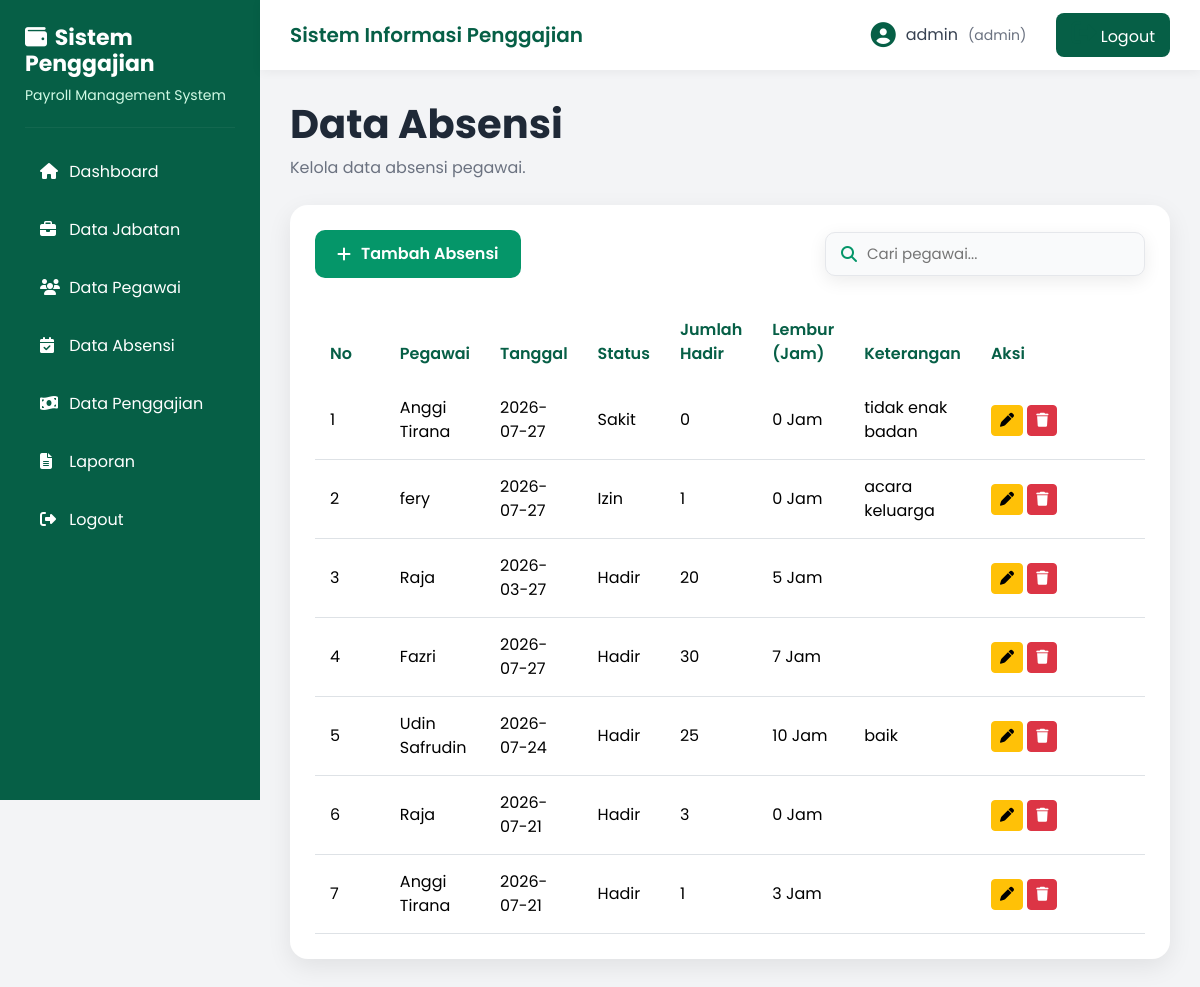
Page /admin/absensi/index.php (signed in) on the committed database.
### tables this page shows
CREATE TABLE `absensi` (
  `id_absensi` int(11) NOT NULL,
  `id_pegawai` int(11) NOT NULL,
  `tanggal_absensi` date NOT NULL,
  `jumlah_hadir` int(11) NOT NULL,
  `lembur_jam` int(11) DEFAULT 0,
  `keterangan` varchar(100) DEFAULT NULL,
  `status_absensi` enum('Hadir','Izin','Sakit','Alpa') NOT NULL DEFAULT 'Hadir'
);

CREATE TABLE `pegawai` (
  `id_pegawai` int(11) NOT NULL,
  `nip` varchar(20) NOT NULL,
  `nama_pegawai` varchar(100) NOT NULL,
  `alamat` text NOT NULL,
  `no_hp` varchar(15) DEFAULT NULL,
  `tanggal_masuk` date NOT NULL,
  `id_jabatan` int(11) NOT NULL,
  `status_pernikahan` enum('Single','Menikah') NOT NULL DEFAULT 'Single'
);

### admin/absensi/index.php (the view, shortened to what this page needs)
<?php
include '../../config/koneksi.php';
$query = mysqli_query($koneksi,"
SELECT
absensi.*,
pegawai.nama_pegawai
FROM absensi
JOIN pegawai
ON absensi.id_pegawai = pegawai.id_pegawai
ORDER BY id_absensi DESC
");
include '../../template/header.php';
include '../../template/sidebar.php';
include '../../template/navbar.php';
?>
<div class="content">
    <div class="page-title">
    <h2>Data Absensi</h2>
    <p>Kelola data absensi pegawai.</p>
</div>
    <div class="card-custom">
        <div class="toolbar">
            <a href="#"
                class="btn-tambah"
                data-bs-toggle="modal"
                data-bs-target="#modalAbsensi">
                <i class="fas fa-plus"></i>
                    Tambah Absensi
            </a>
            <div class="search-box">
                <i class="fas fa-search"></i>
                <input
                type="text"
                placeholder="Cari pegawai...">
            </div>
        </div>
        <table class="table table-hover">
            <thead>
<tr>
    <th width="70">No</th>
    <th>Pegawai</th>
<th>Tanggal</th>
<th>Status</th>
<th>Jumlah Hadir</th>
    <th>Lembur (Jam)</th>
    <th>Keterangan</th>
    <th width="170">Aksi</th>
</tr>
</thead>
<tbody>
<?php
$no = 1;
while($row = mysqli_fetch_assoc($query)){
?>
<tr>
    <td><?= $no++; ?></td>
    <td><?= $row['nama_pegawai']; ?></td>
<td><?= $row['tanggal_absensi']; ?></td>
<td><?= $row['status_absensi']; ?></td>
<td><?= $row['jumlah_hadir']; ?></td>
    <td><?= $row['lembur_jam']; ?> Jam</td>
    <td><?= $row['keterangan']; ?></td>
   <td>
    <a
        href="edit.php?id=<?= $row['id_absensi']; ?>"
        class="btn btn-warning btn-sm">
        <i class="fas fa-pen"></i>
    </a>
    <a
        href="proses_hapus.php?id=<?= $row['id_absensi']; ?>"
        class="btn btn-danger btn-sm btn-hapus">
        <i class="fas fa-trash"></i>
    </a>
</td>
</tr>
<?php } ?>
</tbody>
        </table>
    </div>
</div>
<?php
include '../../template/footer.php';
?>

### template/header.php (shortened to what this page needs)
<!DOCTYPE html>
<html lang="id">
<head>
    <link href="https://cdn.jsdelivr.net/npm/bootstrap@5.3.7/dist/css/bootstrap.min.css" rel="stylesheet">
    <link rel="stylesheet"
        href="https://cdnjs.cloudflare.com/ajax/libs/font-awesome/6.7.2/css/all.min.css">
    <link rel="stylesheet" href="/penggajian/assets/css/style.css">
</head>
<body>

### template/sidebar.php
<div class="sidebar">
    <div class="logo">
        <h4>
            <i class="fas fa-wallet"></i>
            Sistem Penggajian
        </h4>
        <small>Payroll Management System</small>
    </div>
    <hr>
    <ul>
        <li>
           <a href="/penggajian/admin/dashboard.php">
                <i class="fas fa-house"></i>
                Dashboard
            </a>
        </li>
        <li>
            <a href="/penggajian/admin/jabatan/">
                <i class="fas fa-briefcase"></i>
                Data Jabatan
            </a>
        </li>
        <li>
            <a href="/penggajian/admin/pegawai/">
                <i class="fas fa-users"></i>
                Data Pegawai
            </a>
        </li>
        <li>
            <a href="/penggajian/admin/absensi/">
                <i class="fas fa-calendar-check"></i>
                Data Absensi
            </a>
        </li>
        <li>
           <a href="/penggajian/admin/penggajian/">
                <i class="fas fa-money-bill-wave"></i>
                Data Penggajian
            </a>
        </li>
        <li>
    <a href="/penggajian/admin/laporan/index.php">
        <i class="fas fa-file-lines"></i>
        Laporan
    </a>
</li>
        <li>
            <a href="/penggajian/logout.php">
                <i class="fas fa-right-from-bracket"></i>
                Logout
            </a>
        </li>
    </ul>
</div>

### template/navbar.php
<nav class="navbar">
    <div class="navbar-title">
        Sistem Informasi Penggajian
    </div>
    <div class="navbar-user">
        <i class="fas fa-user-circle"></i>
        <span>
            <?= $_SESSION['username']; ?>
        </span>
        <span class="role">
            (<?= $_SESSION['role']; ?>)
        </span>
<a href="/penggajian/logout.php" class="logout-btn">
    <i class="fas fa-right-from-bracket"></i>
    Logout
</a>
    </div>
</nav>

### template/footer.php (shortened to what this page needs)
</body>
</html>

### assets/css/style.css (style rules this page uses)
* { margin:0; padding:0; box-sizing:border-box; font-family:'Poppins',sans-serif; }
body { background:#F3F4F6; }
.sidebar { width:260px; height:100vh; background:#065F46; position:fixed; top:0; left:0; padding:25px; }
.logo { color:white; }
.logo h4 { font-size:22px; font-weight:700; margin-bottom:5px; }
.logo small { color:#D1FAE5; }
.sidebar hr { border-color:rgba(255,255,255,.2); margin:20px 0; }
.sidebar ul { list-style:none; padding:0; }
.sidebar li { margin-bottom:10px; }
.sidebar a { display:block; color:white; text-decoration:none; padding:12px 15px; border-radius:10px; transition:0.3s; }
.sidebar i { width:25px; }
.navbar { height:70px; background:white; margin-left:260px; padding:0 30px; display:flex; align-items:center; justify-content:space-between; box-shadow:0 2px 10px rgba(0,0,0,0.05); }
.navbar-title { font-size:20px; font-weight:600; color:#065F46; }
.navbar-user { display:flex; align-items:center; gap:10px; color:#374151; }
.navbar-user i { font-size:25px; color:#065F46; }
.role { color:#6B7280; font-size:14px; }
.logout-btn { margin-left:20px; background:#065F46; color:white; padding:8px 15px; border-radius:8px; text-decoration:none; transition:.3s; }
.content { margin-left:260px; padding:30px; }
.btn-tambah { background:#10B981; color:white; padding:12px 18px; border-radius:10px; text-decoration:none; font-weight:600; transition:.3s; }
.toolbar { display:flex; justify-content:space-between; align-items:center; margin-bottom:20px; gap:20px; }
.btn-tambah { background:#059669; color:white; text-decoration:none; padding:12px 22px; border-radius:10px; font-weight:600; display:flex; align-items:center; gap:10px; transition:.3s; }
.search-box { width:320px; background:white; display:flex; align-items:center; gap:12px; padding:12px 18px; border-radius:10px; box-shadow:0 5px 18px rgba(0,0,0,.08); }
.search-box i { color:#059669; }
.search-box input { border:none; outline:none; width:100%; font-size:15px; }
.page-title { margin-bottom:25px; }
.page-title h2 { font-size:40px; font-weight:700; color:#1F2937; margin-bottom:8px; }
.page-title p { color:#6B7280; font-size:16px; }
.card-custom { background:#fff; border-radius:18px; padding:25px; box-shadow:0 8px 25px rgba(0,0,0,.08); }
.toolbar { display:flex; justify-content:space-between; align-items:center; margin-bottom:25px; }
.btn-tambah { background:#059669; color:#fff; text-decoration:none; padding:12px 22px; border-radius:10px; display:flex; align-items:center; gap:10px; font-weight:600; }
.search-box { width:320px; background:#F9FAFB; border:1px solid #E5E7EB; border-radius:10px; padding:10px 15px; display:flex; align-items:center; gap:10px; }
.search-box input { width:100%; border:none; background:transparent; outline:none; }
.table { margin-bottom:0; }
.table thead { background:#ECFDF5; }
.table thead th { color:#065F46; border:none; padding:15px; font-weight:600; }
.table tbody td { padding:15px; vertical-align:middle; }

### rows in the picture
absensi: id_pegawai.nama_pegawai "Anggi Tirana", tanggal_absensi "2026-07-27", status_absensi "Sakit", jumlah_hadir "0", lembur_jam "0", keterangan "tidak enak badan"
absensi: id_pegawai.nama_pegawai "fery", tanggal_absensi "2026-07-27", status_absensi "Izin", jumlah_hadir "1", lembur_jam "0", keterangan "acara keluarga"
absensi: id_pegawai.nama_pegawai "Raja", tanggal_absensi "2026-03-27", status_absensi "Hadir", jumlah_hadir "20", lembur_jam "5"
absensi: id_pegawai.nama_pegawai "Fazri", tanggal_absensi "2026-07-27", status_absensi "Hadir", jumlah_hadir "30", lembur_jam "7"
absensi: id_pegawai.nama_pegawai "Udin Safrudin", tanggal_absensi "2026-07-24", status_absensi "Hadir", jumlah_hadir "25", lembur_jam "10", keterangan "baik"
absensi: id_pegawai.nama_pegawai "Raja", tanggal_absensi "2026-07-21", status_absensi "Hadir", jumlah_hadir "3", lembur_jam "0"
absensi: id_pegawai.nama_pegawai "Anggi Tirana", tanggal_absensi "2026-07-21", status_absensi "Hadir", jumlah_hadir "1", lembur_jam "3"

### other values in the picture
$_SESSION['username'] "admin"
$_SESSION['role'] "admin"
